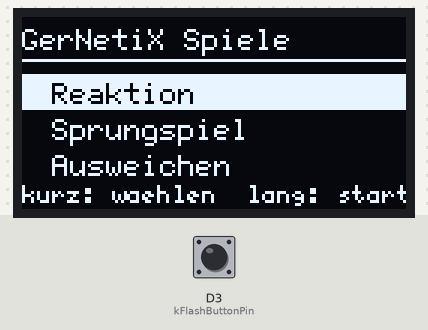
Recording of a program running on a simulated ESP8266 (NodeMCU). On the bench: 128×64 one-colour display. Inputs (shaded band) come from the test bench; at power-on: D3 (kFlashButtonPin) HIGH. Random numbers use the default seed unless the program sets one.

Above: at 1.2 s.
1.3 s: D3 (kFlashButtonPin) pulled LOW for 1 s
At 3.5 s:
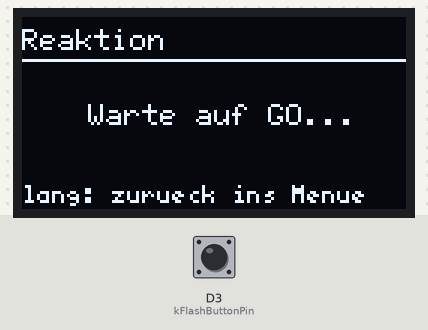
5.3 s: D3 (kFlashButtonPin) pulled LOW for 0.15 s
At 6.0 s:
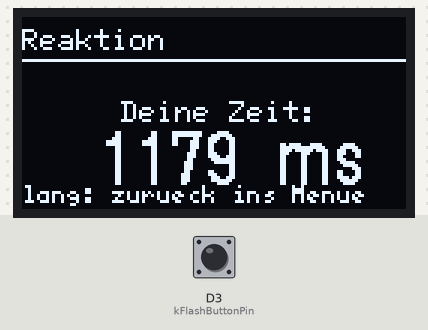
7.0 s: D3 (kFlashButtonPin) pulled LOW for 3.2 s
At 11.4 s:
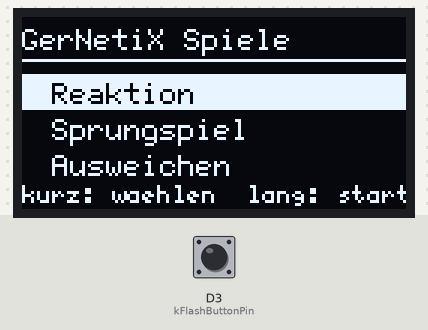
11.7 s: D3 (kFlashButtonPin) pulled LOW for 0.15 s
At 13.1 s:
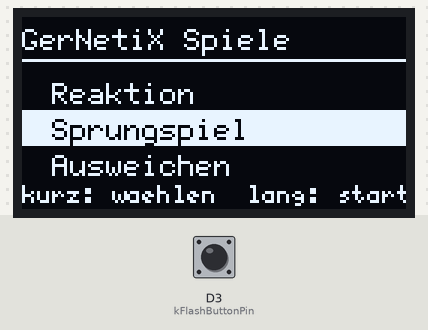
13.4 s: D3 (kFlashButtonPin) pulled LOW for 1 s
At 14.62 s:
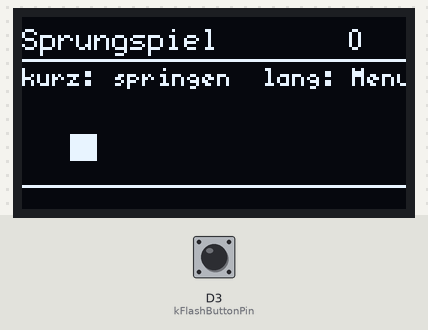
Timing chart, 0 to 16.0 s (numbered marks = the images above; inputs shaded):
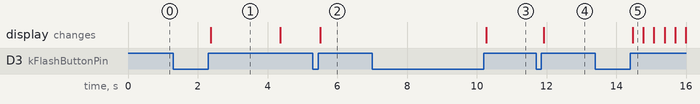

Measured:
- after the input at 1.3 s, the display: changes after 1.1 s (image 1)
- after the input at 5.3 s, the display: changes after 0.21 s (image 2)
- after the input at 7.0 s, the display: changes after 3.3 s (image 3)
- after the input at 11.7 s, the display: changes after 0.22 s (image 4)
- after the input at 13.4 s, the display: changes after 1.1 s (image 5)
- what the display in image 1 shows lasts 2.0 s, from 2.4 s to 4.4 s

The program:

main.cpp
```cpp
#include <Arduino.h>
#include <U8g2lib.h>
#include <Wire.h>

namespace {

constexpr uint8_t kOledSdaPin = D6;
constexpr uint8_t kOledSclPin = D5;
constexpr uint8_t kFlashButtonPin = 0;
constexpr uint16_t kLongPressMs = 650;
constexpr uint16_t kDebounceMs = 25;

U8G2_SSD1306_128X64_NONAME_F_HW_I2C display(U8G2_R0, U8X8_PIN_NONE);

enum class Screen : uint8_t { menu, reactionWait, reactionReady, reactionResult, jump, dodge };

struct ButtonEvent {
  bool released = false;
  bool longPress = false;
};

Screen screen = Screen::menu;
uint8_t selectedGame = 0;
uint32_t screenStartedAt = 0;
uint32_t actionAt = 0;
uint32_t score = 0;
uint32_t randomAt = 0;

int16_t jumpY = 48;
int8_t jumpVelocity = 0;
int16_t obstacleX = 128;
uint8_t dodgeLane = 0;
uint8_t dodgeObstacleLane = 0;

ButtonEvent pollButton() {
  static bool stablePressed = false;
  static bool previousRawPressed = false;
  static uint32_t rawChangedAt = 0;
  static uint32_t pressedAt = 0;

  const uint32_t now = millis();
  const bool rawPressed = digitalRead(kFlashButtonPin) == LOW;
  if (rawPressed != previousRawPressed) {
    previousRawPressed = rawPressed;
    rawChangedAt = now;
  }
  if (now - rawChangedAt < kDebounceMs || rawPressed == stablePressed) return {};

  stablePressed = rawPressed;
  if (stablePressed) {
    pressedAt = now;
    return {};
  }
  return { true, now - pressedAt >= kLongPressMs };
}

void showHeader(const char* title) {
  display.setFont(u8g2_font_6x12_tf);
  display.drawStr(0, 11, title);
  display.drawHLine(0, 14, 128);
}

void showMenu() {
  static const char* games[] = { "Reaktion", "Sprungspiel", "Ausweichen" };
  display.clearBuffer();
  showHeader("GerNetiX Spiele");
  display.setFont(u8g2_font_6x12_tf);
  for (uint8_t index = 0; index < 3; ++index) {
    const uint8_t y = 29 + index * 12;
    if (index == selectedGame) display.drawBox(0, y - 10, 128, 12);
    display.setDrawColor(index == selectedGame ? 0 : 1);
    display.drawStr(10, y, games[index]);
    display.setDrawColor(1);
  }
  display.setFont(u8g2_font_5x8_tf);
  display.drawStr(0, 62, "kurz: waehlen  lang: starten");
  display.sendBuffer();
}

void beginReaction() {
  screen = Screen::reactionWait;
  screenStartedAt = millis();
  randomAt = screenStartedAt + random(1500, 4001);
  score = 0;
}

void beginJump() {
  screen = Screen::jump;
  jumpY = 48;
  jumpVelocity = 0;
  obstacleX = 128;
  score = 0;
  actionAt = millis();
}

void beginDodge() {
  screen = Screen::dodge;
  dodgeLane = 0;
  dodgeObstacleLane = random(0, 2);
  obstacleX = 128;
  score = 0;
  actionAt = millis();
}

void beginSelectedGame() {
  if (selectedGame == 0) beginReaction();
  if (selectedGame == 1) beginJump();
  if (selectedGame == 2) beginDodge();
}

void showReaction() {
  const uint32_t now = millis();
  display.clearBuffer();
  showHeader("Reaktion");
  display.setFont(u8g2_font_6x12_tf);
  if (screen == Screen::reactionWait) {
    display.drawStr(22, 36, "Warte auf GO...");
    if (now >= randomAt) {
      screen = Screen::reactionReady;
      actionAt = now;
    }
  } else if (screen == Screen::reactionReady) {
    display.setFont(u8g2_font_logisoso24_tf);
    display.drawStr(40, 45, "GO!");
  } else {
    char result[18];
    snprintf(result, sizeof(result), "%lu ms", static_cast<unsigned long>(score));
    display.drawStr(33, 35, "Deine Zeit:");
    display.setFont(u8g2_font_logisoso18_tf);
    display.drawStr(25, 56, result);
  }
  display.setFont(u8g2_font_5x8_tf);
  display.drawStr(0, 62, "lang: zurueck ins Menue");
  display.sendBuffer();
}

void showJump() {
  const uint32_t now = millis();
  if (now - actionAt >= 32) {
    actionAt = now;
    jumpVelocity += 1;
    jumpY += jumpVelocity;
    if (jumpY > 48) { jumpY = 48; jumpVelocity = 0; }
    obstacleX -= 3;
    if (obstacleX < -6) { obstacleX = 128; ++score; }
    if (obstacleX < 27 && obstacleX > 13 && jumpY > 34) { beginJump(); }
  }
  display.clearBuffer();
  showHeader("Sprungspiel");
  display.drawHLine(0, 56, 128);
  display.drawBox(16, jumpY - 9, 9, 9);
  display.drawBox(obstacleX, 47, 6, 9);
  char points[12];
  snprintf(points, sizeof(points), "%lu", static_cast<unsigned long>(score));
  display.setFont(u8g2_font_6x12_tf);
  display.drawStr(108, 11, points);
  display.setFont(u8g2_font_5x8_tf);
  display.drawStr(0, 23, "kurz: springen  lang: Menue");
  display.sendBuffer();
}

void showDodge() {
  const uint32_t now = millis();
  if (now - actionAt >= 38) {
    actionAt = now;
    obstacleX -= 3;
    if (obstacleX < -8) {
      obstacleX = 128;
      dodgeObstacleLane = random(0, 2);
      ++score;
    }
    if (obstacleX < 27 && obstacleX > 13 && dodgeLane == dodgeObstacleLane) beginDodge();
  }
  const int playerY = dodgeLane == 0 ? 27 : 46;
  const int obstacleY = dodgeObstacleLane == 0 ? 22 : 41;
  display.clearBuffer();
  showHeader("Ausweichen");
  display.drawHLine(0, 36, 128);
  display.drawDisc(20, playerY, 5);
  display.drawBox(obstacleX, obstacleY, 8, 9);
  char points[12];
  snprintf(points, sizeof(points), "%lu", static_cast<unsigned long>(score));
  display.setFont(u8g2_font_6x12_tf);
  display.drawStr(108, 11, points);
  display.setFont(u8g2_font_5x8_tf);
  display.drawStr(0, 62, "kurz: Spur wechseln  lang: Menue");
  display.sendBuffer();
}

void handleEvent(const ButtonEvent& event) {
  if (!event.released) return;
  if (screen == Screen::menu) {
    if (event.longPress) beginSelectedGame();
    else selectedGame = (selectedGame + 1) % 3;
    return;
  }
  if (event.longPress) { screen = Screen::menu; return; }
  if (screen == Screen::reactionWait) {
    screen = Screen::reactionResult;
    score = 0;
  } else if (screen == Screen::reactionReady) {
    screen = Screen::reactionResult;
    score = millis() - actionAt;
  } else if (screen == Screen::reactionResult) {
    beginReaction();
  } else if (screen == Screen::jump && jumpY >= 47) {
    jumpVelocity = -7;
  } else if (screen == Screen::dodge) {
    dodgeLane = dodgeLane == 0 ? 1 : 0;
  }
}

}  // namespace

void setup() {
  Serial.begin(115200);
  pinMode(kFlashButtonPin, INPUT_PULLUP);
  Wire.begin(kOledSdaPin, kOledSclPin);
  display.begin();
  display.setContrast(200);
  randomSeed(ESP.getCycleCount());
}

void loop() {
  handleEvent(pollButton());
  if (screen == Screen::menu) showMenu();
  else if (screen == Screen::reactionWait || screen == Screen::reactionReady || screen == Screen::reactionResult) showReaction();
  else if (screen == Screen::jump) showJump();
  else if (screen == Screen::dodge) showDodge();
  delay(8);
}
```
